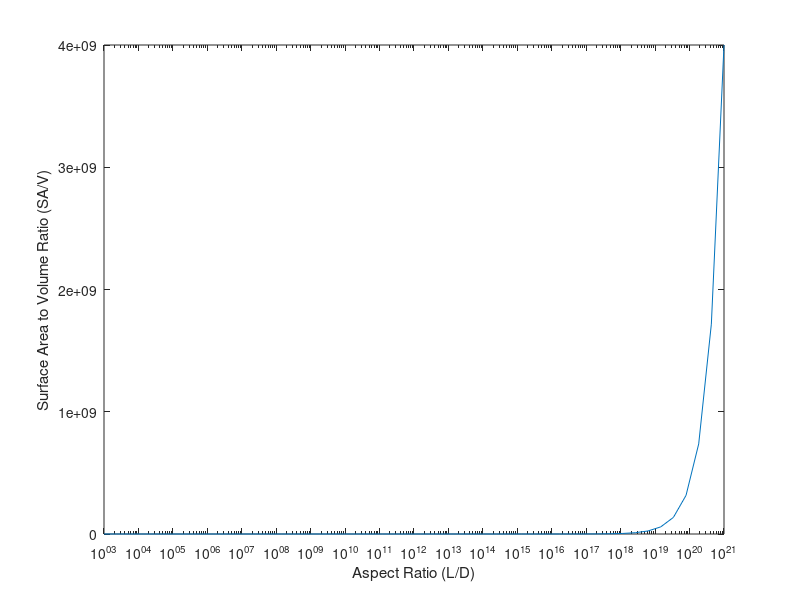

This chart was generated by the following MATLAB code:
clc;clear;
length1=0.01;
dia1=0.01;
volume=(pi*(dia1/2)^2)*length1;
SA1=(pi*dia1*length1)+(2*pi*(dia1/2)^2);
SAVratio=SA1/volume;
diameters=logspace(-9,0);
ARs=[];
SAVratios=[];
for i=1:length(diameters)
    len=volume/(pi*(diameters(i)/2)^2);
    ARs(i)=len/diameters(1);
    SA=(pi*diameters(1)*len)+(2*pi*(diameters(1)/2)^2);
    SAVratios(i)=SA/volume;
end
semilogx(ARs,SAVratios)
xlabel('Aspect Ratio (L/D)')
ylabel('Surface Area to Volume Ratio (SA/V)')
